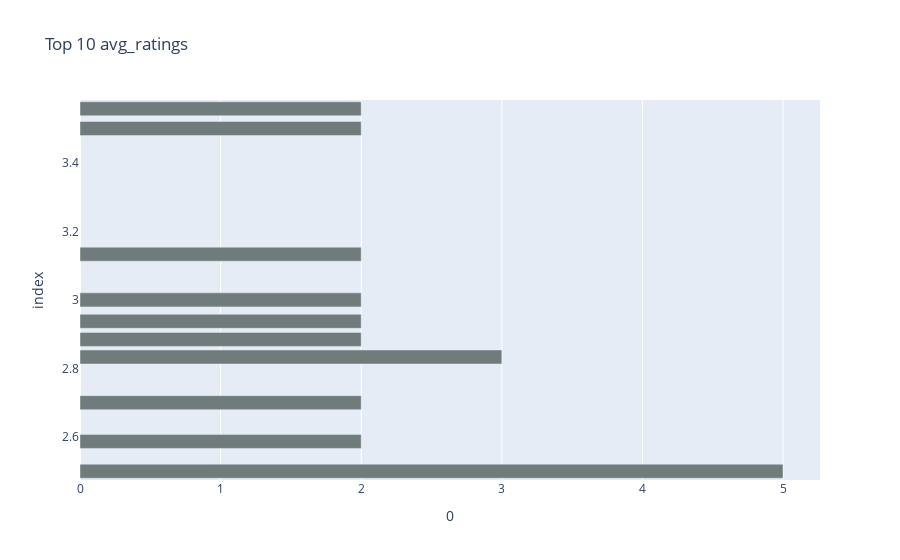

Notebook code for this chart:
### Code cell
top_10(movies_feature_df,'avg_ratings')

### Figure 1 — Plotly figure (JSON) as saved in the notebook; plotly's stock layout.template omitted (floating-point values rounded to 4 significant figures)
{"data": [{"alignmentgroup": "True", "hovertemplate": "0=%{x}<br>index=%{y}<extra></extra>", "legendgroup": "", "marker": {"color": "#707B7C ", "pattern": {"shape": ""}}, "name": "", "offsetgroup": "", "orientation": "h", "showlegend": false, "textposition": "auto", "x": [2, 2, 2, 2, 2, 2, 2, 2, 3, 5], "xaxis": "x", "y": [2.938, 3.0, 2.885, 2.587, 3.5, 2.7, 3.133, 3.558, 2.833, 2.5], "yaxis": "y", "type": "bar"}], "layout": {"xaxis": {"anchor": "y", "domain": [0.0, 1.0], "title": {"text": "0"}}, "yaxis": {"anchor": "x", "domain": [0.0, 1.0], "title": {"text": "index"}}, "legend": {"tracegroupgap": 0}, "title": {"text": "Top 10 avg_ratings"}, "barmode": "relative"}}
